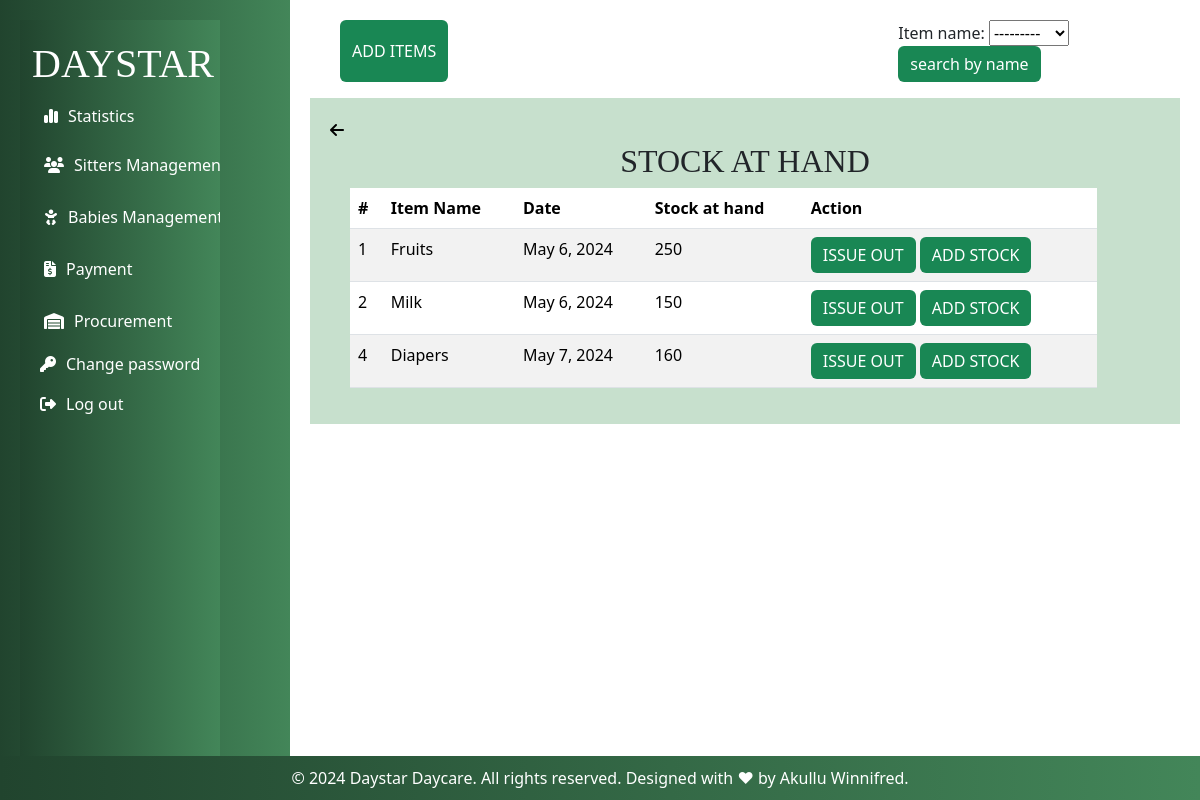
Page /allstock/ (signed in) on the earlier database version.
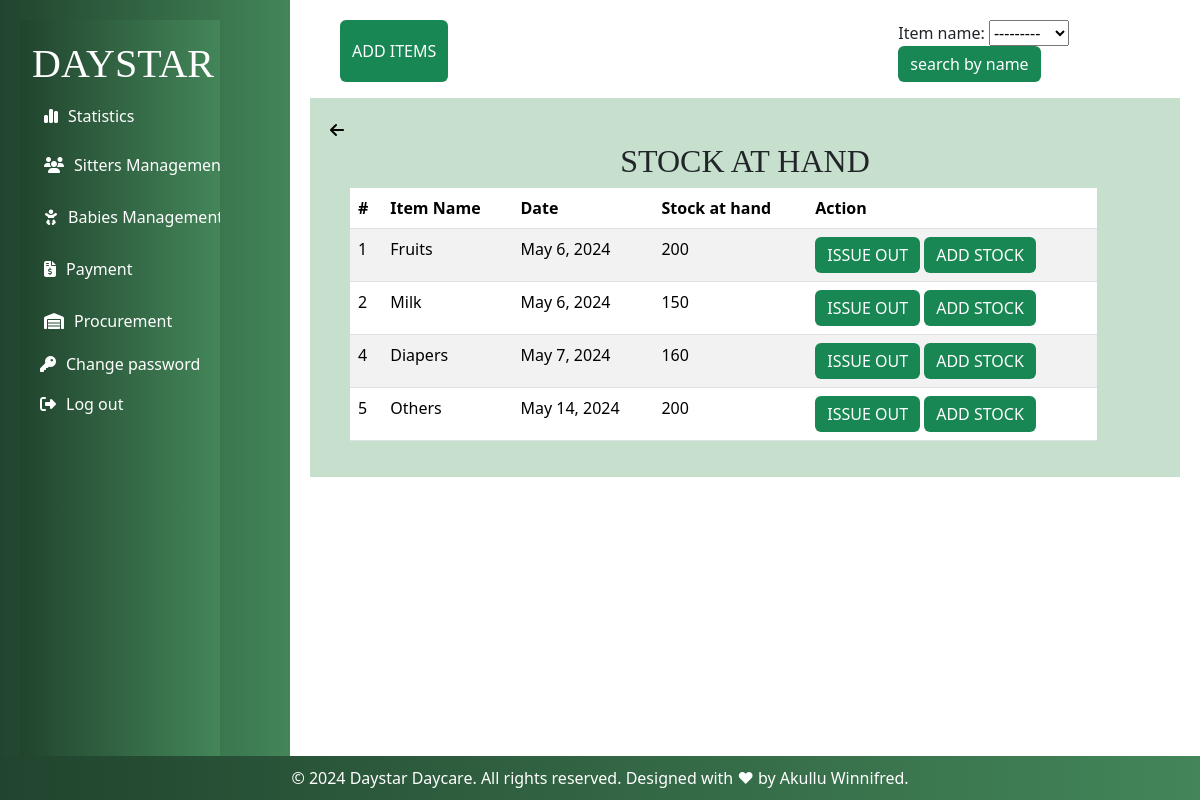
Same page on the later database version.
### myapp/models.py (models this page shows, shortened)
class Inventory(models.Model):
    item_name = models.ForeignKey(Items, on_delete=models.CASCADE,null=True,blank=True)
    date_purchased = models.DateField(default=timezone.now)
    quantity_bought = models.IntegerField(default=0)
    amount_in_Ugx = models.IntegerField()
    quantity_issued_out = models.IntegerField(default=0)
    quantity_in_stock = models.IntegerField(default=0)
    stock_at_hand = models.IntegerField(default=0)
    def stock_at_hand(self):
        totalquantity = self.quantity_in_stock + self.quantity_bought
        return totalquantity

class Items(models.Model):
        name = models.CharField(max_length=50, null=True,blank=True)
        def __str__(self):
            return self.name

### myapp/views.py (the view)
# urls.py: path('allstock/',views.allstock,name='allstock'),
@login_required
def allstock(request):
    stocks = Inventory.objects.all().order_by('id')
    stock_filter=ProcurementFilter(request.GET,queryset=stocks)
    stocks = stock_filter.qs
    return render(request,'procurement/allstock.html',{'stocks':stocks,'stock_filter':stock_filter})

### myapp/templates/procurement/allstock.html (shortened to what this page needs)
{% extends 'base.html' %}
{% block content %}
<div class="edit">
<button class="btn btn-primary bg bg-success" type="submit" style="border: none; margin-left: 30px;"><a
        href="{% url 'adding' %}" style="color: white; text-decoration: none;">ADD ITEMS</a></button>
<br><br>
<form method="GET" style="margin-left: 450px;">
    {{ stock_filter.form }}
    <input type="submit" value="search by name" class="btn btn-primary bg bg-success" style="border: none;">
</form>
</div><br><br>
<div class="container">
    <div>
        <a href="{% url 'allstock' %}"> <i class="fa-solid fa-arrow-left" style="color: black;"></i></a>
    </div>
    <h2 class="text-center">STOCK AT HAND</h2>
    <table class="table table-striped" style="width: 90%; margin-left: 20px;">
        <thead>
            <tr>
                <th>#</th>
                <th>Item Name</th>
                <th>Date</th>
                <th>Stock at hand</th>
                <th>Action</th>
            </tr>
        </thead>
        <tbody>
            {% for each in stocks %}
            <tr>
                <td> {{each.id}}</td>
                <td> {{each.item_name}}</td>
                <td>{{each.date_purchased}}</td>
                <td>{{each.stock_at_hand}}</td>
                <td>
                    <button class="btn btn-primary bg bg-success" type="submit" style="border: none;"><a
                            href="{% url 'issuing' each.id %}" style="color: white; text-decoration: none;">ISSUE
                            OUT</a></button>
                    <button class="btn btn-primary bg bg-success" type="submit" style="border: none;"><a
                            href="{% url 'inventory' each.id %}" style="color: white; text-decoration: none;">ADD
                            STOCK</a></button>
                </td>
            </tr>
            {% endfor %}
        </tbody>
    </table>
</div>
</div>
{% endblock %}

Differences in the rows shown:
changed Inventory "Fruits": stock_at_hand "250" → "200"
added Inventory: id "5", item_name "Others", date_purchased "May 14, 2024", stock_at_hand "200"
